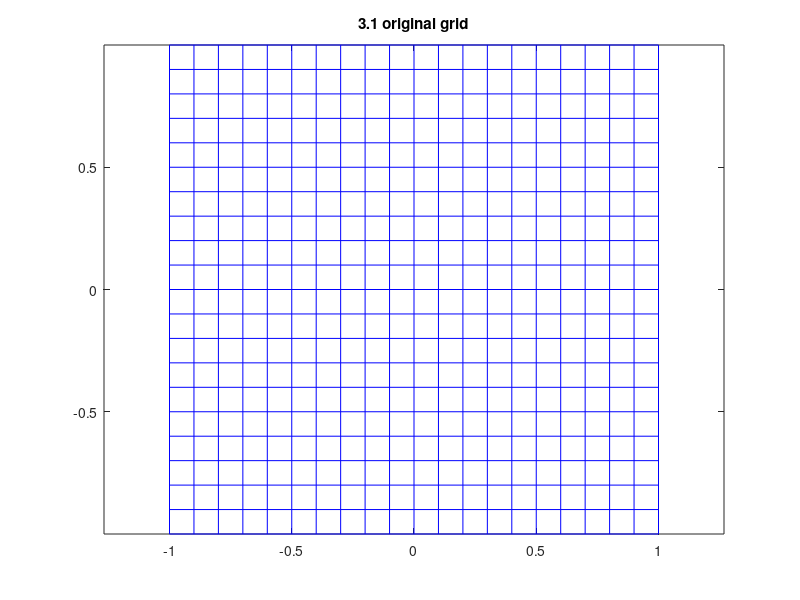

Reproduce this figure in MATLAB. (Note: this script raises an error after producing the figure.)
%% Dana Joffe 312129240
%% Computer Exercise 3
load compEx3.mat

figure
plot([startpoints(1 ,:); endpoints(1 ,:)], [startpoints(2 ,:); endpoints(2 ,:)], 'b-');
title("3.1 original grid")
axis equal
 
H1 = [sqrt(3) -1 1 ; 1 sqrt(3) 1 ; 0 0 2];
H2 = [1 -1 1 ; 1 1 0 ; 0 0 1];
H3 = [1 1 0 ; 0 2 0 ; 0 0 1];
H4 = [sqrt(3) -1 1 ; 1 sqrt(3) 1 ; 1/4 1/2 2];


homo_endpoints = [endpoints; ones(1, length(endpoints))];
homo_startpoints = [startpoints; ones(1, length(startpoints))];

% H1
trans_end = pflat(H1*homo_endpoints);
trans_start = pflat(H1*homo_startpoints);

figure
subplot(2, 2, 1)
plot([trans_start(1 ,:); trans_end(1 ,:)], [trans_start(2 ,:); trans_end(2 ,:)], 'b-');
title("H1 - Euclidean")
axis equal

% H2
trans_end = pflat(H2*homo_endpoints);
trans_start = pflat(H2*homo_startpoints);

% figure
subplot(2, 2, 2)
plot([trans_start(1 ,:); trans_end(1 ,:)], [trans_start(2 ,:); trans_end(2 ,:)], 'b-');
title("H2 - Similarity")
axis equal

% H3
trans_end = pflat(H3*homo_endpoints);
trans_start = pflat(H3*homo_startpoints);

% figure
subplot(2, 2, 3)
plot([trans_start(1 ,:); trans_end(1 ,:)], [trans_start(2 ,:); trans_end(2 ,:)], 'b-');
title("H3 - Affine")
axis equal

% H4
trans_end = pflat(H4*homo_endpoints);
trans_start = pflat(H4*homo_startpoints);

% figure
subplot(2, 2, 4)
plot([trans_start(1 ,:); trans_end(1 ,:)], [trans_start(2 ,:); trans_end(2 ,:)], 'b-');
title("H4 - Projective")
axis equal
suptitle('3.2 Transformations')
